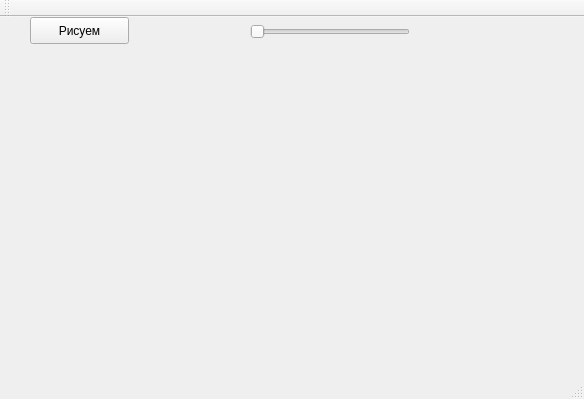
<?xml version="1.0" encoding="UTF-8"?>
<ui version="4.0">
 <class>MainWindow</class>
 <widget class="QMainWindow" name="MainWindow">
  <property name="geometry">
   <rect>
    <x>0</x>
    <y>0</y>
    <width>584</width>
    <height>399</height>
   </rect>
  </property>
  <property name="windowTitle">
   <string>MainWindow</string>
  </property>
  <widget class="QWidget" name="centralWidget">
   <widget class="QCustomPlot" name="widget" native="true">
    <property name="geometry">
     <rect>
      <x>10</x>
      <y>40</y>
      <width>561</width>
      <height>281</height>
     </rect>
    </property>
   </widget>
   <widget class="QPushButton" name="pushButton">
    <property name="geometry">
     <rect>
      <x>30</x>
      <y>0</y>
      <width>99</width>
      <height>27</height>
     </rect>
    </property>
    <property name="text">
     <string>Рисуем</string>
    </property>
   </widget>
   <widget class="QSlider" name="horizontalSlider">
    <property name="geometry">
     <rect>
      <x>250</x>
      <y>0</y>
      <width>160</width>
      <height>29</height>
     </rect>
    </property>
    <property name="orientation">
     <enum>Qt::Horizontal</enum>
    </property>
   </widget>
  </widget>
  <widget class="QMenuBar" name="menuBar">
   <property name="geometry">
    <rect>
     <x>0</x>
     <y>0</y>
     <width>584</width>
     <height>25</height>
    </rect>
   </property>
  </widget>
  <widget class="QToolBar" name="mainToolBar">
   <attribute name="toolBarArea">
    <enum>TopToolBarArea</enum>
   </attribute>
   <attribute name="toolBarBreak">
    <bool>false</bool>
   </attribute>
  </widget>
  <widget class="QStatusBar" name="statusBar"/>
 </widget>
 <layoutdefault spacing="6" margin="11"/>
 <customwidgets>
  <customwidget>
   <class>QCustomPlot</class>
   <extends>QWidget</extends>
   <header>qcustomplot.h</header>
   <container>1</container>
  </customwidget>
 </customwidgets>
 <resources/>
 <connections/>
</ui>
